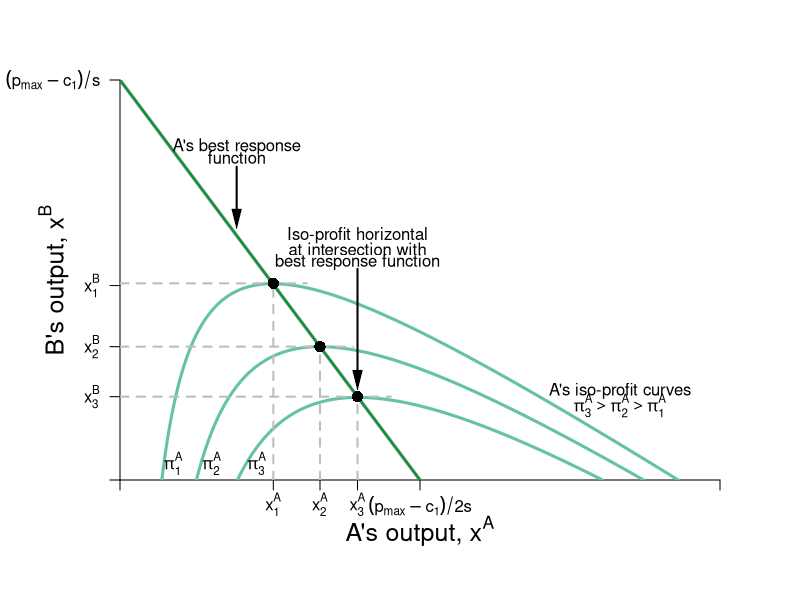

Write R code to recreate this figure.
require(shape)
pdf(file = "competitionmarkets/cournot_brf_isoA.pdf", width = 9, height = 7)

#Set parameters for graphics
axislabelsize <- 1.5
graphlinewidth <- 3
segmentlinewidth <- 2

COL <- c("#7fc97f", "#beaed4", "#fdc086", "#ffff99", "#386cb0", "#f0027f", "#bf5b17", "#666666")
COLA <- c("#99d8c9","#66c2a4","#41ae76", "#238b45", "#005824")
COLB <- c("#4eb3d3", "#2b8cbe", "#0868ac","#084081")

par(mar =  c(6, 6, 4, 4))

piA <- function(xa, xb, s = 0.5, pmax = 20, c1 = 2) {
  (pmax - s*xb)*xa - s*(xa)^2 - c1*xa
}

piB <- function(xa, xb, s = 0.5, pmax = 20, c1 = 2) {
  (pmax - s*xa)*xb - s*(xb)^2 - c1*xb
}

brfB <- function(xa, s = 0.5, pmax = 20, c1 = 2) {
  (pmax - c1)/(2*s) - (1/2)*xa
}

brfA <- function(xa, s = 0.5, pmax = 20, c1 = 2) {
  (pmax - c1)/s - 2*xa
}




xlims <- c(0, 36)
ylims <- c(0, 36)

npts <- 501 
x <- seq(xlims[1], xlims[2], length.out = npts)
y <- seq(ylims[1], ylims[2], length.out = npts) 
a <- c(42, 72, 102)
b <- c(72, 81, 90)


#B's value when at A's bliss point
#0.35*log(5.88) + 0.35*log(8.88) + 0.5*log(10 - 5.88) + 0.5*log(15 - 8.88) 

#B's bliss point x = 4.11765; y = 6.17647
#A's value when at A's bliss point
#0.5*log(4.11765) + 0.5*log(6.17647) + 0.35*log(10 - 4.11765) + 0.35*log(15 - 6.17647) 


plot(0, 0, xlim = xlims, ylim = ylims, type = "n",
     xlab = expression(paste("")),
     ylab = expression(paste("")), 
     xaxt = "n", 
     yaxt = "n", 
     cex.lab = axislabelsize, 
     bty = "n",
     xaxs="i", 
     yaxs="i")

# ticksy <- seq(from = 0, to = ylims[2], by = 2)
# ylabels <- seq(from = 0, to = ylims[2], by = 2)
# ticksx <- seq(from = 0, to = xlims[2], by = 2)
# xlabels <- seq(from = 0, to = xlims[2], by = 2)
ticksy <- c(0, 7.5, 12, 17.5, ylims[2])
ylabels <- c(NA, expression(paste(x[3]^B)), expression(paste(x[2]^B)), expression(paste(x[1]^B)), expression(paste((p[max] - c[1])/s)))
ticksx <- c(0, 9.2, 12, 14.25, 18, xlims[2])
xlabels <- c(NA, expression(paste(x[1]^A)), expression(paste(x[2]^A)), expression(paste(x[3]^A)), expression(paste((p[max] - c[1])/2*s)), NA)


axis(1, at = ticksx, pos = 0, labels = xlabels)
axis(2, at = ticksy, pos = 0, labels = ylabels, las = 1)

npts <- 500 
xx1 <- seq(xlims[1], xlims[2], length.out = npts)

lines(xx1, brfA(xx1, s = 0.5, pmax = 20, c1 = 2), col = COLA[4], lwd = graphlinewidth)


#persp(x, y, outer(x, y, u), ticktype="detailed") 
contour(x, y, 
        outer(x, y, piA),
        #labels = c("v1", "v2", "v3"),
        drawlabels = FALSE,
        col = COLA[2],
        #xlab = expression(paste("A's Apples, ", x)),
        #ylab = expression(paste("A's Oranges, ", y)),
        #cex.lab = axislabelsize,
        lwd = graphlinewidth,
        levels = a, 
        xaxs="i", 
        yaxs="i", 
        add = TRUE) 

mtext(expression(paste("A's output, ", x^A)), side=1, line = 2.5, cex = axislabelsize)
text(-4, 0.5*ylims[2], expression(paste("B's output, ", x^B)), xpd = TRUE, cex = axislabelsize, srt = 90) 




#Add arrows:
#arrows(-0.8, 10, -0.8, 14, xpd = TRUE, length=0.1,angle=40,lwd=3)
#arrows(6.2, -1.7, 9, -1.7, xpd = TRUE, length=0.1,angle=40,lwd=3)


# contour(x, y,
#         outer(x, y, piB),
#         #labels = c("v1", "v2", "v3"),
#         drawlabels = FALSE,
#         col = COLB[2],
#         #xlab = expression(paste("")),
#         #ylab = expression(paste("")),
#         lwd = graphlinewidth,
#         levels = b,
#         add = TRUE
#         #xaxs="i",
#         #yaxs="i"
# )


#segments(4.11765, 6.17647, 5.88, 8.88, lty = 1, col = COL[2] , lwd = graphlinewidth)
# text(7.3, 3, expression("Pareto Efficient"))
# text(7.3, 2.4, expression("Curve"))
# Arrows(7.3, 3.5, 7.3, 6.1, col = "black", lty = 1, lwd = 2, arr.type = "triangle", arr.lwd = 0.5)


segments(0, 12, 14, 12, lty = 2, col = "gray" , lwd = segmentlinewidth)
segments(12, 0, 12, 12, lty = 2, col = "gray" , lwd = segmentlinewidth)
points(12, 12, pch = 16, col = "black", cex = 1.5)
segments(0, 7.5, 16.25, 7.5, lty = 2, col = "gray" , lwd = segmentlinewidth)
segments(14.25, 0, 14.25, 7.5, lty = 2, col = "gray" , lwd = segmentlinewidth)
points(14.25, 7.5, pch = 16, col = "black", cex = 1.5)
segments(0, 17.7, 11.2, 17.7, lty = 2, col = "gray" , lwd = segmentlinewidth)
segments(9.2, 0, 9.2, 17.7, lty = 2, col = "gray" , lwd = segmentlinewidth)
points(9.2, 17.7, pch = 16, col = "black", cex = 1.5)

text(14.25, 22, expression(paste("Iso-profit horizontal")))
text(14.25, 20.8, expression(paste("at intersection with")))
text(14.25, 19.6, expression(paste("best response function")))
Arrows(14.25, 19, 14.25, 9, col = "black", lty = 1, lwd = 2, arr.type = "triangle", arr.lwd = 0.5)



#Label the iso-welfare functions for the HG, Aisha
text(3.2, 1.5, expression(pi[1]^A))
text(5.5, 1.5, expression(pi[2]^A))
text(8.2, 1.5, expression(pi[3]^A))
# text(31, 1.5, expression(pi[1]^A))
# text(28, 1.5, expression(pi[2]^A))
# text(25, 1.5, expression(pi[3]^A))
text(30, 8, expression("A's iso-profit curves"))
text(30, 6.7, expression(paste(pi[3]^A > pi[2]^A, phantom() > pi[1]^A)))
#text(6.6, 8.3, expression(u[4]^A))

#Label the indifference curves for the HG, Betty
# text(8.9, 19, expression(pi[1]^B))
# text(7.9, 19, expression(pi[2]^B))
# text(7, 19, expression(pi[3]^B))
#text(3.4, 6.9, expression(v[4]^B))

# #Label Nash Equilibrium 
# segments(0, 12, 12, 12, lty = 2, col = "gray" , lwd = segmentlinewidth)
# segments(12, 0, 12, 12, lty = 2, col = "gray" , lwd = segmentlinewidth)
# points(12, 12, pch = 16, col = "black", cex = 1.5)
# text(14, 12.4, expression(paste("Nash Equilibrium")))
# text(11.5, 11.5, expression(paste("n")))


# #Annotate Pareto Efficient Curve and relevant points
# segments(8, 6, 6, 8, lty = 1, col = COL[2] , lwd = graphlinewidth)
# points(6, 8, pch = 16, col = "black", cex = 1.5)
# text(6, 8.5, expression(paste("g")))
# 
# points(8, 6, pch = 16, col = "black", cex = 1.5)
# text(7, 7.5, expression(paste("i")))
# 
# points(7, 7, pch = 16, col = "black", cex = 1.5)
# text(8, 6.5, expression(paste("f")))

#points(5.84, 8.77, pch = 16, col = "black", cex = 1.5)

#B's brf
text(7, 30, expression(paste("A's best response")))
text(7, 29, expression(paste("function")))
Arrows(7, 28.2, 7, 23.5, col = "black", lty = 1, lwd = 2, arr.type = "triangle", arr.lwd = 0.5)


dev.off()
